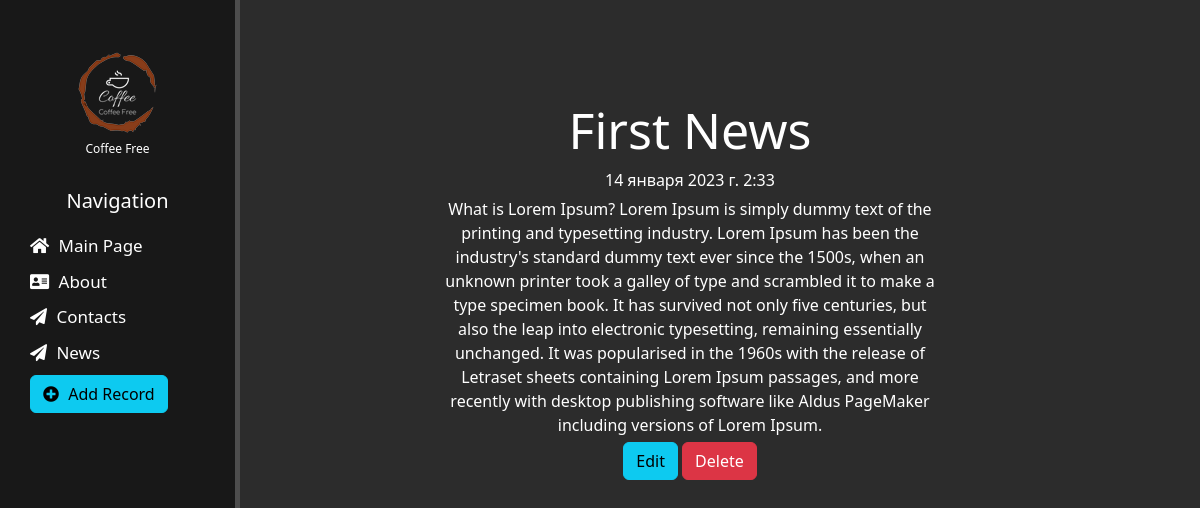
Screenshot of /news/1 with the database file from the repository.
### news/models.py (models this page shows, shortened)
class Articles(models.Model):
    title = models.CharField('Title', max_length=50)
    preview = models.CharField('Preview', max_length=250)
    full_text = models.TextField('Article')
    date = models.DateTimeField('Date')
    class Meta:
        verbose_name = 'Article'
        verbose_name_plural = 'Articles'

### news/views.py (the view)
# urls.py: path('<int:pk>', views.NewsDetailView.as_view(), name='news-detail'),
class NewsDetailView(DetailView):
    model = Articles
    template_name = 'news/detail_view.html'
    context_object_name = 'article'

### templates/news/detail_view.html (shortened to what this page needs)
{% extends 'main/layout.html' %}
{% block content %}
<div class="features">
    <h1>{{ article.title }}</h1>
    <p>{{ article.date }}</p>
    <p>{{ article.full_text }}</p>
    <a href="{% url 'news-update' article.id %}" class="btn btn-info">Edit</a>
    <a href="{% url 'news-delete' article.id %}" class="btn btn-danger">Delete</a>
</div>
{% endblock content %}

### static/main/css/main.css (style rules this page uses)
body { background: #2c2c2c; }
main .features { float: left; color: #fff; margin-top: 100px; text-align: center; width: 75%; }
main .features h1 { font-size: 50px; }
main .features p { max-width: 500px; margin: 5px auto; }

### rows the page displays
Articles: title "First News", date "14 января 2023 г. 2:33", full_text "What is Lorem Ipsum? Lorem Ipsum is simply dummy text of the printing and typesetting industry. Lorem Ipsum has been the industry's standard dummy text ever since the 1500s, when an unknown printer took a galley of type and scrambled it to make a type specimen book. It has survived not only five centuries, but also the leap into electronic typesetting, remaining essentially unchanged. It was popularised in the 1960s with the release of Letraset sheets containing Lorem Ipsum passages, and more recently with desktop publishing software like Aldus PageMaker including versions of Lorem Ipsum."
